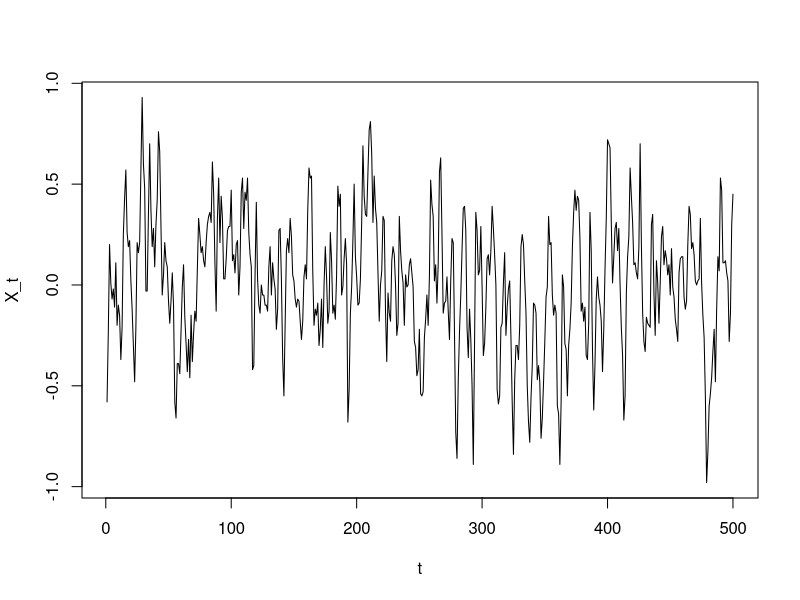
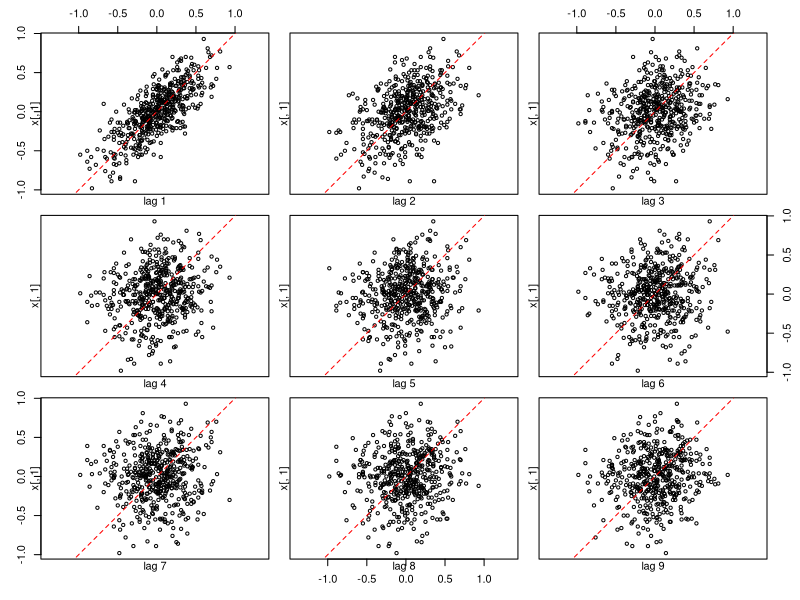
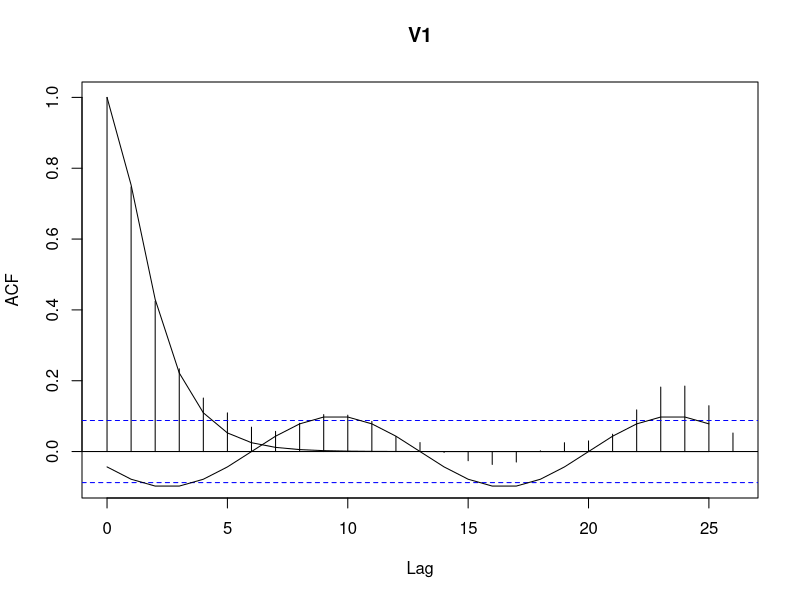
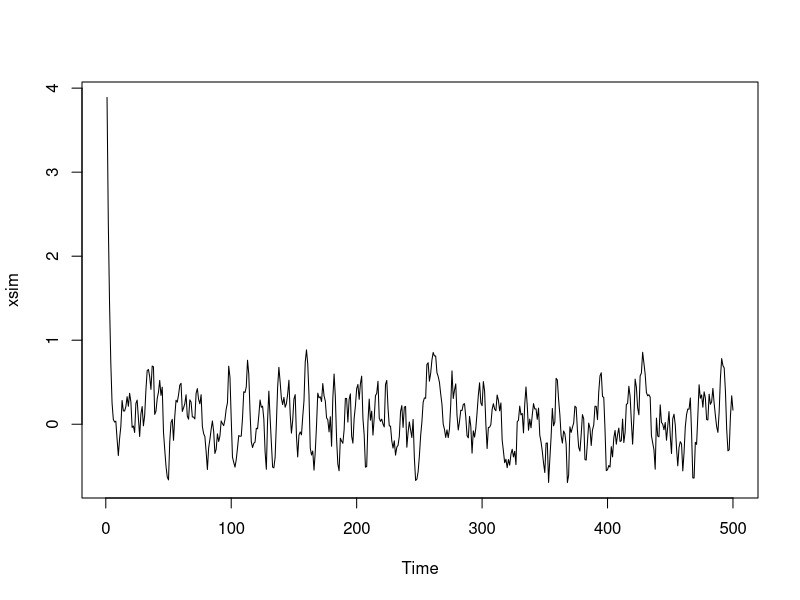

Write the R code that produced these figures, in order.
## ---- chunk 1
knitr::opts_chunk$set(echo = TRUE)
## ---- chunk 2
x = read.table("DataEx3G8.txt")
## ---- chunk 3
plot(seq(1,500),x[,1],type="l", xlab="t", ylab="X_t")
## ---- chunk 4
lag.plot(x[,1], 9, diag.col = "red")
## ---- chunk 5
arima=arima(x,order=c(2,0,1))
## ---- chunk 6
acf=acf(x)
lines(seq(0,25),ARMAacf(ar=c(0.7411,-0.1282),ma=0.2789,lag.max=25))
n=seq(0,25)
s=0.1*sin(2*pi*(n-6)/14)
lines(n,s)
## ---- chunk 7
p=10
c=2*pi/p
y=asin(c*x[,1])
## ---- chunk 8
xsim <- arima.sim(n=500, list(ar=c(arima$coef[1],arima$coef[2]), ma=arima$coef[3]),innov=rnorm(1000, sd=sqrt(arima$sigma2)))
plot(xsim)
